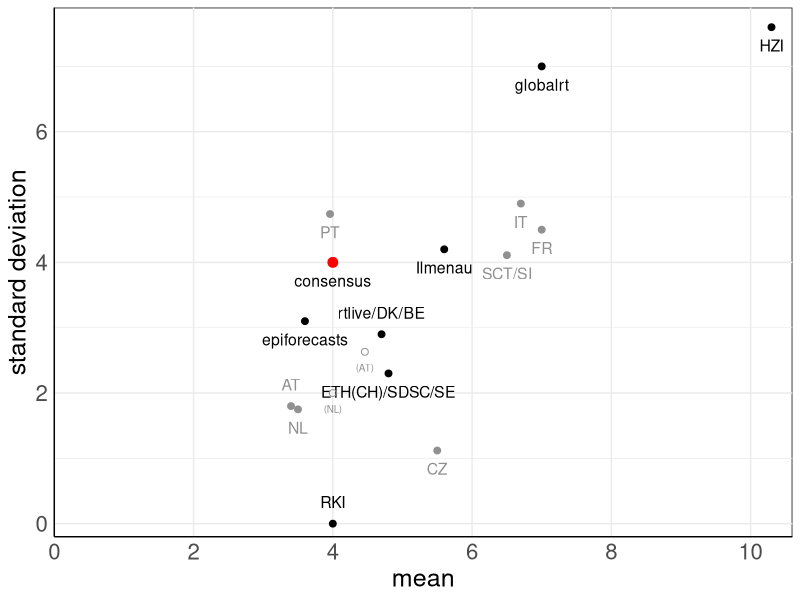
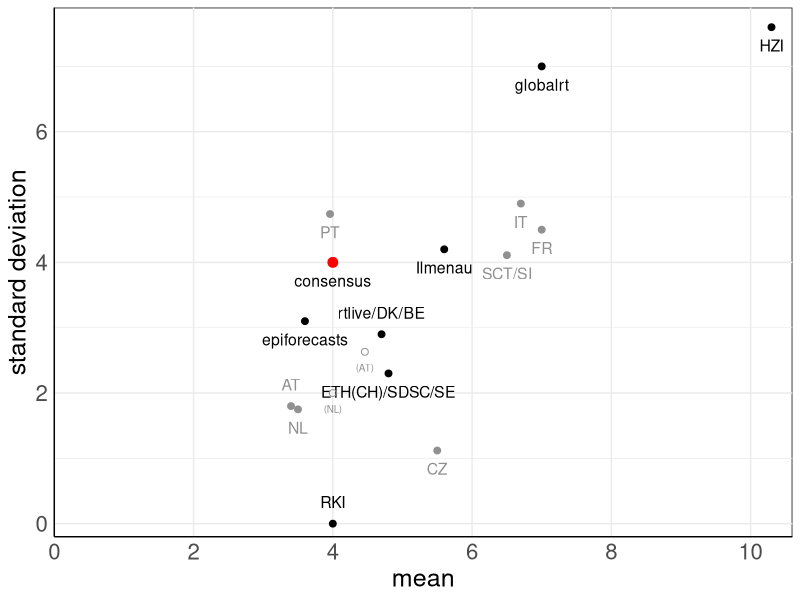

Write R code to recreate these figures, in order.
library(ggplot2)
library(dplyr)

setwd("../..")
getwd()

# parameter combinations used in papers
methods <- c("ETH(CH)", "RKI",      "Ilmenau", "SDSC",  "AT",    "epiforecasts", "rtlive",  "globalrt",    "HZI", "FR",    "IT",    "DK", "SE", "PT",  "BE", "NL",    "CZ",      "SCT",   "SI",    "consensus")
gt_dist <- c("gamma",   "constant", "ad hoc",  "gamma", "gamma", "gamma",        "lognorm", "exponential", "?",   "gamma", "gamma", "?",  "?",  "?",   "?",  "gamma", "uniform", "gamma", "gamma", "gamma")
mean_gt <- c(4.8,        4,          5.6,       4.8,     3.4,     3.6,            4.7,       7,             10.3,  7,       6.7,     4.7,  4.8,  3.96,  4.7,  3.5,     5.5,       6.5,     6.5,     4)
sd_gt <-   c(2.3,        0,          4.2,       2.3,     1.8,     3.1,            2.9,       7,             7.6,   4.5,     4.9,     2.9,  2.3,  4.74,  2.9,  1.75,    1.12,      4.11,    4.11,    4)

gtds <- data.frame(gtd=gt_dist, gt_mean=mean_gt, gt_sd=sd_gt)
rownames(gtds) <- methods

gtd_scatter <- gtds %>%
  tibble::rownames_to_column(var = "group") %>%
  dplyr::select(group, gt_mean, gt_sd) %>%
  group_by(gt_mean, gt_sd) %>% 
  mutate(groups = paste0(group, collapse = "/")) %>%
  dplyr::select(!group) %>%
  distinct() %>%
  mutate(grey = (nchar(groups)==2 | groups=="SCT/SI")) %>%
  tibble::column_to_rownames(var = "groups")

AT_first <- data.frame(gt_mean=4.46, gt_sd=2.63)
NL_first <- data.frame(gt_mean=4, gt_sd=2)

# plot assumed mean and sd of generation times
gtd_scatterplot <- ggplot(data = gtd_scatter, aes(x = gt_mean, y = gt_sd, color = grey)) +
  labs(x = "mean", y = "standard deviation") +
  theme_minimal() +
  theme(
    panel.grid.minor.x = element_line(colour = "transparent"),
    panel.background = element_rect(fill = "transparent"),
    axis.text=element_text(size=16),
    axis.title=element_text(size=18),
    axis.line = element_line(),
    axis.line.y.right = element_line(),
    axis.line.x.top = element_line(),
    legend.position = "none"
  ) +
  geom_point(size = 2) +
  geom_text(label = rownames(gtd_scatter),
            position = position_nudge(y = ifelse(rownames(gtd_scatter) %in% c("AT", "RKI", "rtlive/DK/BE"), +0.33, -0.28)),
            size = 4) + 
  scale_x_continuous(breaks = seq(0,10,2)) +
  scale_color_manual(values=c("#000000", "#909090")) +
  
  geom_point(data = data.frame(gt_mean=4, gt_sd=4), colour = "red", size = 3) + 
  
  geom_point(data = AT_first, colour = "#909090", shape=21, size = 2) +
  geom_text(mapping = aes(x=AT_first$gt_mean, y=AT_first$gt_sd),
            label="(AT)", color="#909090",
            nudge_y = -0.24, check_overlap = TRUE, size = 2.5) +
  geom_segment(aes(x=AT_first$gt_mean, y=AT_first$gt_sd,
                   xend=gtds["AT","gt_mean"], yend=gtds["AT","gt_sd"]),
               arrow=arrow(length=unit(2.5, "mm")), color="#909090", size=0.01, linetype=5) +
  
  geom_point(data = NL_first, colour = "#909090", shape=21, size = 2) +
  geom_text(mapping = aes(x=NL_first$gt_mean, y=NL_first$gt_sd),
            label="(NL)", color="#909090",
            nudge_y = -0.24, check_overlap = TRUE, size = 2.5) +
  geom_segment(aes(x=NL_first$gt_mean, y=NL_first$gt_sd,
                   xend=gtds["NL","gt_mean"], yend=gtds["NL","gt_sd"]),
               arrow=arrow(length=unit(2.5, "mm")), color="#909090", size=0.01, linetype=5) +
  
  coord_cartesian(xlim=c(0,10.6), ylim=c(-0.2,7.9), expand=F)

print(gtd_scatterplot)

ggsave(gtd_scatterplot, filename = "Figures/gtd_scatterplot.png",  bg = "transparent",
       width = 10, height = 5)
